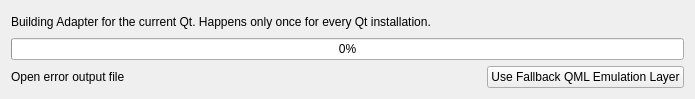
<?xml version="1.0" encoding="UTF-8"?>
<ui version="4.0">
 <class>QmlDesigner::PuppetBuildProgressDialog</class>
 <widget class="QDialog" name="QmlDesigner::PuppetBuildProgressDialog">
  <property name="geometry">
   <rect>
    <x>0</x>
    <y>0</y>
    <width>695</width>
    <height>99</height>
   </rect>
  </property>
  <property name="windowTitle">
   <string>Build Progress</string>
  </property>
  <property name="modal">
   <bool>true</bool>
  </property>
  <layout class="QVBoxLayout" name="verticalLayout">
   <item>
    <widget class="QLabel" name="label">
     <property name="text">
      <string>Building Adapter for the current Qt. Happens only once for every Qt installation.</string>
     </property>
    </widget>
   </item>
   <item>
    <widget class="QProgressBar" name="buildProgressBar">
     <property name="value">
      <number>0</number>
     </property>
    </widget>
   </item>
   <item>
    <layout class="QHBoxLayout" name="horizontalLayout">
     <item>
      <widget class="QLabel" name="openErrorOutputFileLabel">
       <property name="text">
        <string>Open error output file</string>
       </property>
       <property name="openExternalLinks">
        <bool>true</bool>
       </property>
       <property name="textInteractionFlags">
        <set>Qt::LinksAccessibleByKeyboard|Qt::LinksAccessibleByMouse</set>
       </property>
      </widget>
     </item>
     <item>
      <spacer name="horizontalSpacer">
       <property name="orientation">
        <enum>Qt::Horizontal</enum>
       </property>
       <property name="sizeHint" stdset="0">
        <size>
         <width>40</width>
         <height>20</height>
        </size>
       </property>
      </spacer>
     </item>
     <item>
      <widget class="QPushButton" name="useFallbackPuppetPushButton">
       <property name="text">
        <string>Use Fallback QML Emulation Layer</string>
       </property>
       <property name="autoDefault">
        <bool>false</bool>
       </property>
      </widget>
     </item>
    </layout>
   </item>
  </layout>
 </widget>
 <resources/>
 <connections/>
</ui>
